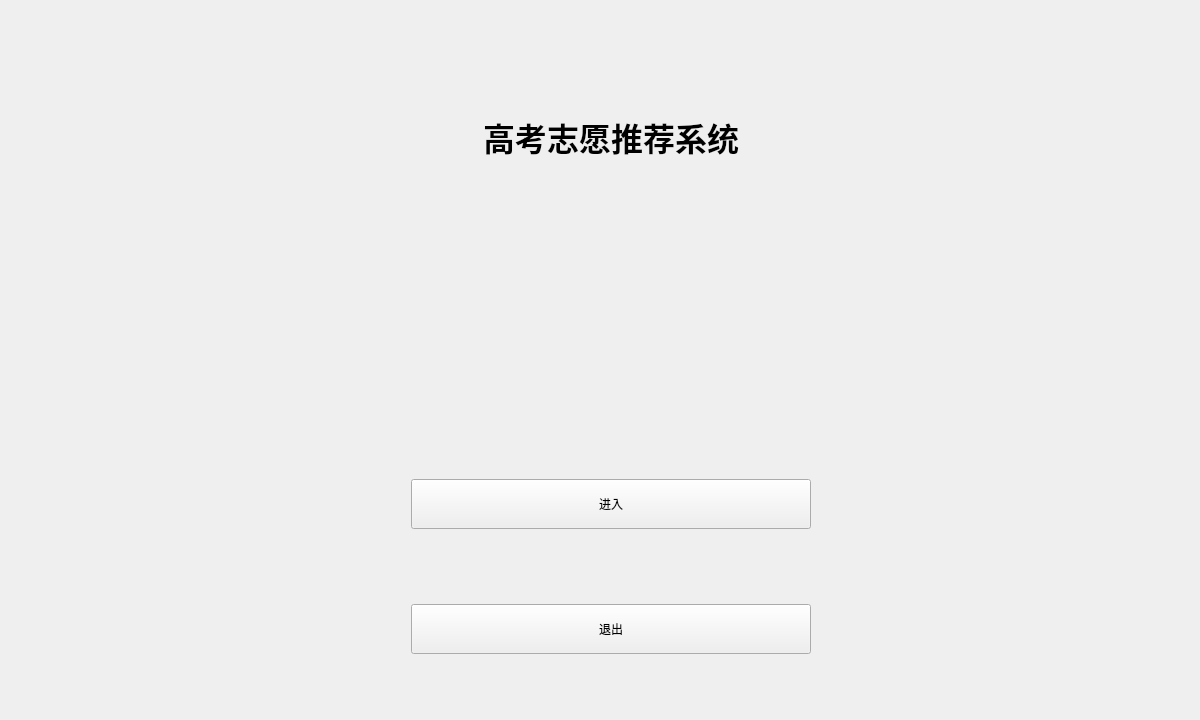
<?xml version="1.0" encoding="UTF-8"?>
<ui version="4.0">
 <class>Widget</class>
 <widget class="QWidget" name="Widget">
  <property name="geometry">
   <rect>
    <x>0</x>
    <y>0</y>
    <width>1200</width>
    <height>720</height>
   </rect>
  </property>
  <property name="minimumSize">
   <size>
    <width>1200</width>
    <height>720</height>
   </size>
  </property>
  <property name="maximumSize">
   <size>
    <width>1200</width>
    <height>720</height>
   </size>
  </property>
  <property name="mouseTracking">
   <bool>true</bool>
  </property>
  <property name="windowTitle">
   <string>Widget</string>
  </property>
  <layout class="QGridLayout" name="gridLayout_2">
   <item row="0" column="0">
    <widget class="QStackedWidget" name="stackedWidget">
     <property name="minimumSize">
      <size>
       <width>1200</width>
       <height>720</height>
      </size>
     </property>
     <property name="mouseTracking">
      <bool>true</bool>
     </property>
     <property name="currentIndex">
      <number>0</number>
     </property>
     <widget class="QWidget" name="page_start">
      <property name="minimumSize">
       <size>
        <width>1200</width>
        <height>720</height>
       </size>
      </property>
      <property name="maximumSize">
       <size>
        <width>1200</width>
        <height>720</height>
       </size>
      </property>
      <layout class="QGridLayout" name="gridLayout">
       <item row="4" column="1">
        <spacer name="horizontalSpacer">
         <property name="orientation">
          <enum>Qt::Horizontal</enum>
         </property>
         <property name="sizeHint" stdset="0">
          <size>
           <width>382</width>
           <height>20</height>
          </size>
         </property>
        </spacer>
       </item>
       <item row="4" column="3">
        <widget class="QPushButton" name="pushButton_start">
         <property name="minimumSize">
          <size>
           <width>400</width>
           <height>50</height>
          </size>
         </property>
         <property name="maximumSize">
          <size>
           <width>400</width>
           <height>50</height>
          </size>
         </property>
         <property name="text">
          <string>进入</string>
         </property>
        </widget>
       </item>
       <item row="8" column="4">
        <spacer name="horizontalSpacer_4">
         <property name="orientation">
          <enum>Qt::Horizontal</enum>
         </property>
         <property name="sizeHint" stdset="0">
          <size>
           <width>382</width>
           <height>20</height>
          </size>
         </property>
        </spacer>
       </item>
       <item row="0" column="3">
        <spacer name="verticalSpacer_12">
         <property name="orientation">
          <enum>Qt::Vertical</enum>
         </property>
         <property name="sizeHint" stdset="0">
          <size>
           <width>20</width>
           <height>40</height>
          </size>
         </property>
        </spacer>
       </item>
       <item row="8" column="1">
        <spacer name="horizontalSpacer_3">
         <property name="orientation">
          <enum>Qt::Horizontal</enum>
         </property>
         <property name="sizeHint" stdset="0">
          <size>
           <width>382</width>
           <height>20</height>
          </size>
         </property>
        </spacer>
       </item>
       <item row="1" column="4">
        <spacer name="horizontalSpacer_6">
         <property name="orientation">
          <enum>Qt::Horizontal</enum>
         </property>
         <property name="sizeHint" stdset="0">
          <size>
           <width>250</width>
           <height>20</height>
          </size>
         </property>
        </spacer>
       </item>
       <item row="3" column="3">
        <spacer name="verticalSpacer_9">
         <property name="orientation">
          <enum>Qt::Vertical</enum>
         </property>
         <property name="sizeHint" stdset="0">
          <size>
           <width>20</width>
           <height>285</height>
          </size>
         </property>
        </spacer>
       </item>
       <item row="8" column="3">
        <widget class="QPushButton" name="pushButton_close">
         <property name="minimumSize">
          <size>
           <width>400</width>
           <height>50</height>
          </size>
         </property>
         <property name="maximumSize">
          <size>
           <width>400</width>
           <height>50</height>
          </size>
         </property>
         <property name="text">
          <string>退出</string>
         </property>
        </widget>
       </item>
       <item row="6" column="3">
        <spacer name="verticalSpacer_10">
         <property name="orientation">
          <enum>Qt::Vertical</enum>
         </property>
         <property name="sizeHint" stdset="0">
          <size>
           <width>20</width>
           <height>40</height>
          </size>
         </property>
        </spacer>
       </item>
       <item row="4" column="4">
        <spacer name="horizontalSpacer_2">
         <property name="orientation">
          <enum>Qt::Horizontal</enum>
         </property>
         <property name="sizeHint" stdset="0">
          <size>
           <width>382</width>
           <height>20</height>
          </size>
         </property>
        </spacer>
       </item>
       <item row="1" column="1">
        <spacer name="horizontalSpacer_5">
         <property name="orientation">
          <enum>Qt::Horizontal</enum>
         </property>
         <property name="sizeHint" stdset="0">
          <size>
           <width>185</width>
           <height>20</height>
          </size>
         </property>
        </spacer>
       </item>
       <item row="1" column="3">
        <widget class="QLabel" name="label">
         <property name="minimumSize">
          <size>
           <width>400</width>
           <height>100</height>
          </size>
         </property>
         <property name="maximumSize">
          <size>
           <width>400</width>
           <height>100</height>
          </size>
         </property>
         <property name="text">
          <string>&lt;html&gt;&lt;head/&gt;&lt;body&gt;&lt;p align=&quot;center&quot;&gt;&lt;span style=&quot; font-size:24pt; font-weight:600;&quot;&gt;高考志愿推荐系统&lt;/span&gt;&lt;/p&gt;&lt;/body&gt;&lt;/html&gt;</string>
         </property>
        </widget>
       </item>
       <item row="9" column="3">
        <spacer name="verticalSpacer_8">
         <property name="orientation">
          <enum>Qt::Vertical</enum>
         </property>
         <property name="sizeHint" stdset="0">
          <size>
           <width>20</width>
           <height>40</height>
          </size>
         </property>
        </spacer>
       </item>
      </layout>
     </widget>
     <widget class="QWidget" name="page_function">
      <property name="minimumSize">
       <size>
        <width>1200</width>
        <height>720</height>
       </size>
      </property>
      <property name="maximumSize">
       <size>
        <width>1200</width>
        <height>720</height>
       </size>
      </property>
      <property name="mouseTracking">
       <bool>true</bool>
      </property>
      <layout class="QHBoxLayout" name="horizontalLayout" stretch="0,0,0">
       <item>
        <widget class="QFrame" name="frame">
         <property name="minimumSize">
          <size>
           <width>170</width>
           <height>711</height>
          </size>
         </property>
         <property name="maximumSize">
          <size>
           <width>170</width>
           <height>711</height>
          </size>
         </property>
         <property name="frameShape">
          <enum>QFrame::StyledPanel</enum>
         </property>
         <property name="frameShadow">
          <enum>QFrame::Raised</enum>
         </property>
         <layout class="QVBoxLayout" name="verticalLayout">
          <item>
           <widget class="QPushButton" name="pushButton_recommand">
            <property name="minimumSize">
             <size>
              <width>150</width>
              <height>35</height>
             </size>
            </property>
            <property name="maximumSize">
             <size>
              <width>150</width>
              <height>35</height>
             </size>
            </property>
            <property name="text">
             <string>志愿推荐</string>
            </property>
           </widget>
          </item>
          <item>
           <spacer name="verticalSpacer_6">
            <property name="orientation">
             <enum>Qt::Vertical</enum>
            </property>
            <property name="sizeHint" stdset="0">
             <size>
              <width>20</width>
              <height>40</height>
             </size>
            </property>
           </spacer>
          </item>
          <item>
           <widget class="QPushButton" name="pushButton_search_school">
            <property name="minimumSize">
             <size>
              <width>150</width>
              <height>35</height>
             </size>
            </property>
            <property name="maximumSize">
             <size>
              <width>150</width>
              <height>35</height>
             </size>
            </property>
            <property name="text">
             <string>院校查询</string>
            </property>
           </widget>
          </item>
          <item>
           <spacer name="verticalSpacer_5">
            <property name="orientation">
             <enum>Qt::Vertical</enum>
            </property>
            <property name="sizeHint" stdset="0">
             <size>
              <width>20</width>
              <height>40</height>
             </size>
            </property>
           </spacer>
          </item>
          <item>
           <widget class="QPushButton" name="pushButton_search_major">
            <property name="minimumSize">
             <size>
              <width>150</width>
              <height>35</height>
             </size>
            </property>
            <property name="maximumSize">
             <size>
              <width>150</width>
              <height>35</height>
             </size>
            </property>
            <property name="text">
             <string>专业查询</string>
            </property>
           </widget>
          </item>
          <item>
           <spacer name="verticalSpacer">
            <property name="orientation">
             <enum>Qt::Vertical</enum>
            </property>
            <property name="sizeHint" stdset="0">
             <size>
              <width>20</width>
              <height>100</height>
             </size>
            </property>
           </spacer>
          </item>
          <item>
           <spacer name="verticalSpacer_2">
            <property name="orientation">
             <enum>Qt::Vertical</enum>
            </property>
            <property name="sizeHint" stdset="0">
             <size>
              <width>20</width>
              <height>101</height>
             </size>
            </property>
           </spacer>
          </item>
          <item>
           <spacer name="verticalSpacer_3">
            <property name="orientation">
             <enum>Qt::Vertical</enum>
            </property>
            <property name="sizeHint" stdset="0">
             <size>
              <width>20</width>
              <height>100</height>
             </size>
            </property>
           </spacer>
          </item>
          <item>
           <spacer name="verticalSpacer_4">
            <property name="orientation">
             <enum>Qt::Vertical</enum>
            </property>
            <property name="sizeHint" stdset="0">
             <size>
              <width>20</width>
              <height>101</height>
             </size>
            </property>
           </spacer>
          </item>
          <item>
           <widget class="QPushButton" name="pushButton_illustration">
            <property name="minimumSize">
             <size>
              <width>150</width>
              <height>35</height>
             </size>
            </property>
            <property name="maximumSize">
             <size>
              <width>150</width>
              <height>35</height>
             </size>
            </property>
            <property name="text">
             <string>说明</string>
            </property>
           </widget>
          </item>
          <item>
           <spacer name="verticalSpacer_11">
            <property name="orientation">
             <enum>Qt::Vertical</enum>
            </property>
            <property name="sizeHint" stdset="0">
             <size>
              <width>20</width>
              <height>40</height>
             </size>
            </property>
           </spacer>
          </item>
          <item>
           <widget class="QPushButton" name="pushButton_return">
            <property name="minimumSize">
             <size>
              <width>150</width>
              <height>35</height>
             </size>
            </property>
            <property name="maximumSize">
             <size>
              <width>150</width>
              <height>35</height>
             </size>
            </property>
            <property name="text">
             <string>返回</string>
            </property>
           </widget>
          </item>
          <item>
           <spacer name="verticalSpacer_7">
            <property name="orientation">
             <enum>Qt::Vertical</enum>
            </property>
            <property name="sizeHint" stdset="0">
             <size>
              <width>20</width>
              <height>40</height>
             </size>
            </property>
           </spacer>
          </item>
         </layout>
        </widget>
       </item>
       <item>
        <widget class="Chooseframe" name="frame_2">
         <property name="minimumSize">
          <size>
           <width>100</width>
           <height>711</height>
          </size>
         </property>
         <property name="maximumSize">
          <size>
           <width>100</width>
           <height>711</height>
          </size>
         </property>
         <property name="frameShape">
          <enum>QFrame::StyledPanel</enum>
         </property>
         <property name="frameShadow">
          <enum>QFrame::Raised</enum>
         </property>
        </widget>
       </item>
       <item>
        <widget class="QWidget" name="function_widget" native="true"/>
       </item>
      </layout>
     </widget>
    </widget>
   </item>
  </layout>
 </widget>
 <customwidgets>
  <customwidget>
   <class>Chooseframe</class>
   <extends>QFrame</extends>
   <header>chooseframe.h</header>
   <container>1</container>
  </customwidget>
 </customwidgets>
 <resources/>
 <connections/>
</ui>
